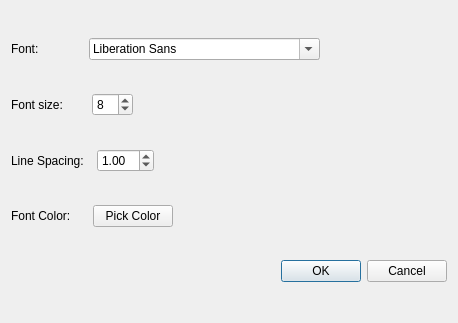
<?xml version="1.0" encoding="UTF-8"?>
<ui version="4.0">
 <class>FontDialog</class>
 <widget class="QDialog" name="FontDialog">
  <property name="geometry">
   <rect>
    <x>0</x>
    <y>0</y>
    <width>458</width>
    <height>323</height>
   </rect>
  </property>
  <property name="windowTitle">
   <string>Dialog</string>
  </property>
  <layout class="QVBoxLayout" name="verticalLayout">
   <item>
    <layout class="QHBoxLayout" name="horizontalLayout_2">
     <item>
      <widget class="QLabel" name="label">
       <property name="text">
        <string>Font:</string>
       </property>
      </widget>
     </item>
     <item>
      <spacer name="horizontalSpacer">
       <property name="orientation">
        <enum>Qt::Horizontal</enum>
       </property>
       <property name="sizeType">
        <enum>QSizePolicy::Fixed</enum>
       </property>
       <property name="sizeHint" stdset="0">
        <size>
         <width>44</width>
         <height>20</height>
        </size>
       </property>
      </spacer>
     </item>
     <item>
      <widget class="QFontComboBox" name="fontComboBox"/>
     </item>
     <item>
      <spacer name="horizontalSpacer_2">
       <property name="orientation">
        <enum>Qt::Horizontal</enum>
       </property>
       <property name="sizeHint" stdset="0">
        <size>
         <width>40</width>
         <height>20</height>
        </size>
       </property>
      </spacer>
     </item>
    </layout>
   </item>
   <item>
    <layout class="QHBoxLayout" name="horizontalLayout">
     <item>
      <widget class="QLabel" name="label_2">
       <property name="text">
        <string>Font size:</string>
       </property>
      </widget>
     </item>
     <item>
      <spacer name="horizontalSpacer_3">
       <property name="orientation">
        <enum>Qt::Horizontal</enum>
       </property>
       <property name="sizeType">
        <enum>QSizePolicy::Fixed</enum>
       </property>
       <property name="sizeHint" stdset="0">
        <size>
         <width>23</width>
         <height>20</height>
        </size>
       </property>
      </spacer>
     </item>
     <item>
      <widget class="QSpinBox" name="fontSizeSpinBox">
       <property name="maximum">
        <number>50</number>
       </property>
       <property name="value">
        <number>8</number>
       </property>
      </widget>
     </item>
     <item>
      <spacer name="horizontalSpacer_6">
       <property name="orientation">
        <enum>Qt::Horizontal</enum>
       </property>
       <property name="sizeHint" stdset="0">
        <size>
         <width>40</width>
         <height>20</height>
        </size>
       </property>
      </spacer>
     </item>
    </layout>
   </item>
   <item>
    <layout class="QHBoxLayout" name="horizontalLayout_3">
     <item>
      <widget class="QLabel" name="label_3">
       <property name="text">
        <string>Line Spacing:</string>
       </property>
      </widget>
     </item>
     <item>
      <spacer name="horizontalSpacer_4">
       <property name="orientation">
        <enum>Qt::Horizontal</enum>
       </property>
       <property name="sizeType">
        <enum>QSizePolicy::Fixed</enum>
       </property>
       <property name="sizeHint" stdset="0">
        <size>
         <width>7</width>
         <height>20</height>
        </size>
       </property>
      </spacer>
     </item>
     <item>
      <widget class="QDoubleSpinBox" name="lineSpaceSpinBox">
       <property name="maximum">
        <double>20.000000000000000</double>
       </property>
       <property name="value">
        <double>1.000000000000000</double>
       </property>
      </widget>
     </item>
     <item>
      <spacer name="horizontalSpacer_7">
       <property name="orientation">
        <enum>Qt::Horizontal</enum>
       </property>
       <property name="sizeHint" stdset="0">
        <size>
         <width>40</width>
         <height>20</height>
        </size>
       </property>
      </spacer>
     </item>
    </layout>
   </item>
   <item>
    <layout class="QHBoxLayout" name="horizontalLayout_4">
     <item>
      <widget class="QLabel" name="label_4">
       <property name="text">
        <string>Font Color:</string>
       </property>
      </widget>
     </item>
     <item>
      <spacer name="horizontalSpacer_5">
       <property name="orientation">
        <enum>Qt::Horizontal</enum>
       </property>
       <property name="sizeType">
        <enum>QSizePolicy::Fixed</enum>
       </property>
       <property name="sizeHint" stdset="0">
        <size>
         <width>16</width>
         <height>20</height>
        </size>
       </property>
      </spacer>
     </item>
     <item>
      <widget class="QPushButton" name="pickColorButton">
       <property name="text">
        <string>Pick Color</string>
       </property>
      </widget>
     </item>
     <item>
      <widget class="QLabel" name="colorLabel">
       <property name="minimumSize">
        <size>
         <width>20</width>
         <height>20</height>
        </size>
       </property>
       <property name="maximumSize">
        <size>
         <width>20</width>
         <height>20</height>
        </size>
       </property>
       <property name="text">
        <string/>
       </property>
      </widget>
     </item>
     <item>
      <spacer name="horizontalSpacer_8">
       <property name="orientation">
        <enum>Qt::Horizontal</enum>
       </property>
       <property name="sizeHint" stdset="0">
        <size>
         <width>40</width>
         <height>20</height>
        </size>
       </property>
      </spacer>
     </item>
    </layout>
   </item>
   <item>
    <widget class="QDialogButtonBox" name="buttonBox">
     <property name="orientation">
      <enum>Qt::Horizontal</enum>
     </property>
     <property name="standardButtons">
      <set>QDialogButtonBox::Cancel|QDialogButtonBox::Ok</set>
     </property>
    </widget>
   </item>
  </layout>
 </widget>
 <resources/>
 <connections>
  <connection>
   <sender>buttonBox</sender>
   <signal>accepted()</signal>
   <receiver>FontDialog</receiver>
   <slot>accept()</slot>
   <hints>
    <hint type="sourcelabel">
     <x>248</x>
     <y>254</y>
    </hint>
    <hint type="destinationlabel">
     <x>157</x>
     <y>274</y>
    </hint>
   </hints>
  </connection>
  <connection>
   <sender>buttonBox</sender>
   <signal>rejected()</signal>
   <receiver>FontDialog</receiver>
   <slot>reject()</slot>
   <hints>
    <hint type="sourcelabel">
     <x>316</x>
     <y>260</y>
    </hint>
    <hint type="destinationlabel">
     <x>286</x>
     <y>274</y>
    </hint>
   </hints>
  </connection>
 </connections>
</ui>
